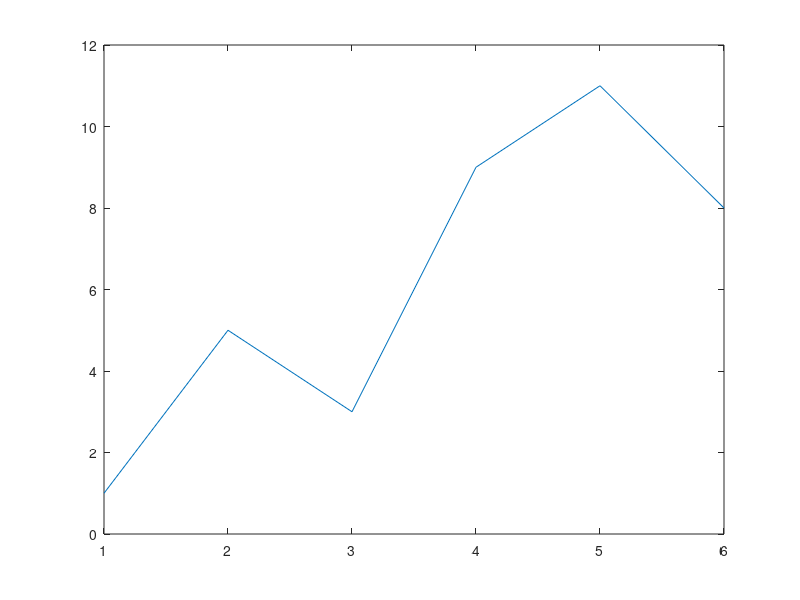

Recreate this plot in MATLAB.
%Plot of one point

%Create the coordinate variables and plot a red '*'


x = 11;
y = 48;
plot (x, y, 'r*')

%change te axes and label them
axis([9 12 35 55])
xlabel ('Time')
ylabel('Temp')
%}

%put a title on the plot
title ('Time and Temp')

%To plot more than one point, create x and y vectors to store the values of
%the (x, y) points


xAxis = 1:6;
yAxis = [ 1 5 3 9 11 8];
plot(xAxis, yAxis)












